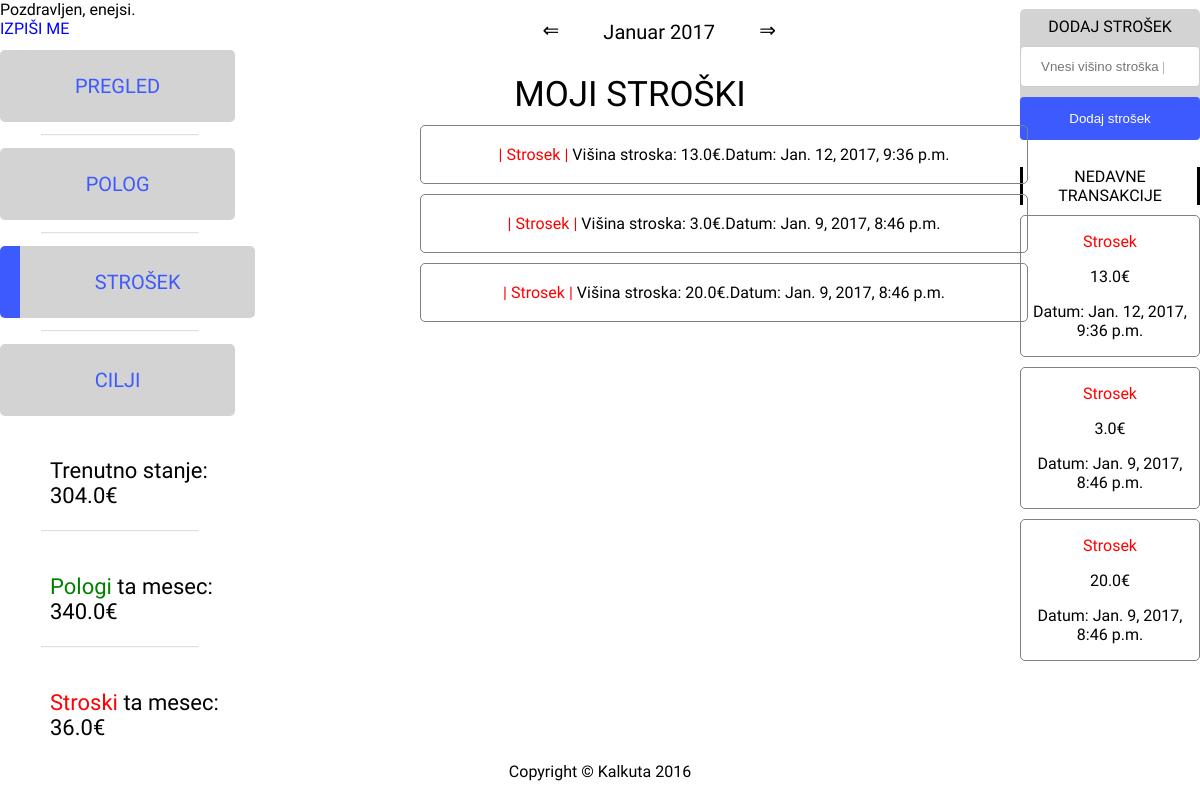
/kalkuta/strosek (signed in), run on the app's committed database.
### kalkuta/models.py (models this page shows, shortened)
class Stanje(models.Model):
    stanje = models.FloatField(default=0)
    uporabnik = models.OneToOneField(User, on_delete=models.SET_NULL, null=True)

class Transakcija(models.Model):
    tip = models.BooleanField() #0 je strosek 1 je polog
    visina = models.FloatField()
    datum = models.DateTimeField(default=datetime.now)
    uporabnik = models.ForeignKey(User, on_delete=models.SET_NULL, null=True)
    leto_trans = models.IntegerField(null=True)
    mesec_trans = models.IntegerField(null=True)

### kalkuta/views.py (the view, shortened to what this page needs)
# urls.py: url(r'strosek', views.odlivi, name='odlivi'),
@login_required
def odlivi(request):
    stdlogger.debug("Entering odlivi view")
    racunaj_ta_mesec(request)
    izracunaj_leto(request)
    global MONTH_CHOICES
    current_user = request.user
    zadnja_dva = Transakcija.objects.filter(uporabnik=current_user).filter(tip=0).filter(leto_trans=leto_danes).filter(mesec_trans=mesec_danes).order_by('-id')[:4][::-1]
    zadnja_dva = reversed(zadnja_dva)
    context_dict = {'stroski': zadnja_dva}
    vsi =  Transakcija.objects.filter(uporabnik=current_user).filter(tip=0).filter(leto_trans=leto_danes).filter(mesec_trans=mesec_danes).order_by('-id')
    trenS = Stanje.objects.filter(uporabnik=current_user)[0].stanje
    context_dict = {'stroski': zadnja_dva,
                     'stroski_vsi': vsi,
                    'trenS': trenS,
                    'mesec_danes': MONTH_CHOICES[mesec_danes],
                    'leto_danes': leto_danes,
                    'stroski_mesec': stroski_ta_mesec,
                    'pologi': pologi_ta_mesec
                    }
    return render(request, 'kalkuta/odlivi.html', context_dict)

### kalkuta/views.py (called while the page is built, shortened)
def racunaj_ta_mesec(request):
    current_user = request.user
    global stroski_ta_mesec
    global pologi_ta_mesec
    vse_trans = Transakcija.objects.filter(uporabnik=current_user).filter(leto_trans=leto_danes).filter(
        mesec_trans=mesec_danes).order_by('-id')
    vse_trans_polog = [0]*31
    vse_trans_strosek = [0]*31
    for i in vse_trans:
        if i.tip == 0:
            vse_trans_strosek[int(i.datum.date().day)] += i.visina
        else:
            vse_trans_polog[int(i.datum.date().day)] += i.visina
    stdlogger.debug(vse_trans_polog)
    stdlogger.debug(vse_trans_strosek)
    stroski_ta_mesec = 0
    pologi_ta_mesec = 0
    for i in vse_trans_polog:
        pologi_ta_mesec += i
    for i in vse_trans_strosek:
        stroski_ta_mesec += i
    return

def izracunaj_leto(request):
    global mesec_danes
    global leto_danes
    stdlogger.debug("Racunam leto")
    if request.method == 'GET':
        nz = request.GET.get('q', '')
    return

### kalkuta/templates/kalkuta/odlivi.html (shortened to what this page needs)
{% load static %}
<!doctype html>
<html lang="sl">
<head>
  <link rel="stylesheet" type="text/css" href="{% static 'kalkuta/odlivi.css' %}" media="screen" />
</head>
<body>
    <div class="nav_left">
        {% if user.is_authenticated %}
        <span class="header-links">Pozdravljen, {{ user.username }}.<a href="{% url 'logout' %}" style="text-decoration: none; color: blue; padding-left: 90px"> IZPIŠI ME</a></span>
        {% else %}
        {get_template("landing")}
        {% endif %}
        <nav class="dash_main_nav">
            <a class="nav cur" href="pregled">PREGLED</a>
            <hr>
            <a class="nav" href="polog">POLOG</a>
            <hr>
            <a class="nav" href="strosek"  style="
    color: #3D5AFE;
    border-style: hidden hidden hidden solid;
    border-width: 20px"
            >STROŠEK</a>
            <hr>
            <a class="nav" href="cilji">CILJI</a>
        </nav>
                <p style="padding-left:50px;padding-top: 20px; font-size: 22px;">Trenutno stanje: {{ trenS }}€</p>
                    <hr>
                <p style="padding-left:50px;padding-top: 20px; font-size: 22px;"><a style="color: green">Pologi</a> ta mesec: {{ pologi }}€</p>
                    <hr>
                <p style="padding-left:50px;padding-top: 20px; font-size: 22px;"><a style="color: red">Stroski</a> ta mesec: {{ stroski_mesec }}€</p>
    </div>
    <div class="dash_top_div">
        <div class="dash_top_div_cont">
            <a class="puscica levodesno"   href="?q=-1">&lArr;</a>
            <div class="puscica mesecleto" style="width: 200px;">
                <p>{{ mesec_danes }} {{ leto_danes }}</p>
            </div>
            <a class="puscica levodesno"  href="?q=1">&rArr;</a>
        </div>
    </div>
    <div class="dash_right_div">
        <div class="dash_right_dva">
            <div class="odliv">
            DODAJ STROŠEK
            <form class="obrazec_priliv" name="dodaj_strosek" method="post">
              <div class="container">
                <input class="input" type="number" step="0.01" min="0" placeholder="Vnesi višino stroška [€]" name="strosek_visina" required>
                <input type="submit" value="Dodaj strošek" onclick="validate_strosek()">
            </div>
            </form>
            </div>
        </div>
        <div class="dash_right_tri">
            <div class="pregled_trans">
                NEDAVNE TRANSAKCIJE
            </div>
            <div class="transakcije">
                {% for i in stroski %}
                <div class="trans">
                    <p>{% if i.tip == 0 %}<p style="color: red">Strosek</p>{% else %}<p style="color: green">Polog</p>{% endif %}</p><p>{{ i.visina }}€</p>
                    <p> Datum: {{ i.datum }}</p>
                </div>
                {% endfor %}
            </div>
        </div>
    </div>
    <div class="dash_middle_div">
        <div class="action_cont">
            <div class="naslov_cilj" style="text-align: center; font-size: 35px">
                MOJI STROŠKI
            </div>
            {% for i in stroski_vsi %}
            <div id={{i.id}} class="cilj_main">
                    <p><span style="color: red">| Strosek | </span> Višina stroska: {{ i.visina }}€.Datum: {{ i.datum }}</p>
            </div>
                {% endfor %}
        </div>
    </div>
    <footer>
      	<p>Copyright &copy; Kalkuta 2016</p>
    </footer>
</body>

### kalkuta/static/kalkuta/odlivi.css (style rules this page uses)
body { width: 100%; height: 100%; margin-left: auto; margin-right: auto; margin-top: auto; margin-bottom: auto; font-family: 'Raleway', sans-serif; }
.nav_left { float: left; width: 20%; }
nav a { display:block; text-decoration: none; background-color: #D3D3D3; border-radius: 5px; }
.nav { width: 98%; margin-bottom: 5%; margin-top: 5%; text-align: center; vertical-align: middle; padding-top: 10%; padding-bottom: 10%; font-size: 20px; text-decoration: none; }
nav a:link { color: #3D5AFE; }
a:link { color: black; }
hr { width: 65%; opacity: 0.3; }
.dash_top_div { float: left; text-align: center; width: 60%; margin-bottom: 2%; font-size: 20px; height: 50px; }
.dash_top_div_cont { margin-left: 42%; }
.levodesno { padding-top: 18px; }
.puscica { float: left; text-decoration: none; }
.dash_middle_div { float:left; width: 65%; text-align: center; }
.dash_right_div { float:right; width: 15%; text-align: center; }
.dash_right_dva { width: 100%; margin-bottom: 5%; margin-top: 5%; padding-top: 8px; background-color: #D3D3D3; border-radius: 5px; }
.dash_right_tri { width: 100%; padding-top: 8px; }
input[type=submit] { width: 100%; background-color: #3D5AFE; color: white; padding: 14px 20px; border: none; border-radius: 4px; cursor: pointer; }
input[type=number],input[type=date], input[type=text], select { width: 100%; padding: 12px 20px; margin: 10px 0; display: inline-block; border: 1px solid #ccc; border-radius: 4px; box-sizing: border-box; }
.pregled_trans { display: block; border-left: solid; border-right: solid; margin-bottom: 10px; margin-top: 10px; }
.trans { border: solid; border-color: gray; border-width: 1px; margin-bottom: 10px; border-radius: 5px; }
footer { clear: both; text-align: center; }
.naslov_cilj { margin-bottom: 10px; }
.cilj_main { padding: 3px; width: 600px; margin-left: 180px; margin-bottom: 10px; margin-right:200px; border: solid; border-color: gray; border-width: 1px; border-radius: 5px; }

### data on the page
Stanje: stanje "304.0"
Transakcija: tip "Strosek", visina "13.0", datum "Jan. 12, 2017, 9:36 p.m."
Transakcija: tip "Strosek", visina "3.0", datum "Jan. 9, 2017, 8:46 p.m."
Transakcija: tip "Strosek", visina "20.0", datum "Jan. 9, 2017, 8:46 p.m."

### other printed values
{{ user.username }} "enejsi"
{{ pologi }} "340.0"
{{ stroski_mesec }} "36.0"
{{ mesec_danes }} "Januar"
{{ leto_danes }} "2017"
